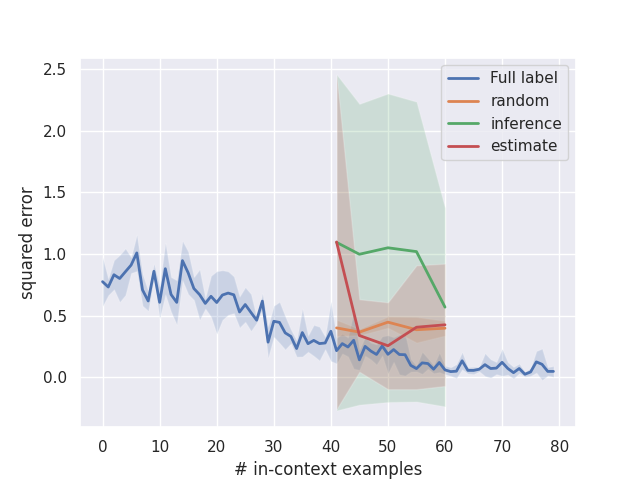

Write Python code to recreate this figure.
from collections import OrderedDict
import re
import os

import matplotlib.pyplot as plt
import pandas as pd
import seaborn as sns
import torch
from tqdm.notebook import tqdm
import numpy as np
import math

from eval import get_run_metrics, read_run_dir, get_model_from_run
from plot_utils import basic_plot, collect_results, relevant_model_names



sns.set_theme('notebook', 'darkgrid')
palette = sns.color_palette('colorblind')

run_dir = "../models"

from samplers import get_data_sampler
from tasks import get_task_sampler
#task = "linear_regression"
#task = "sparse_linear_regression"
task = "decision_tree"
#task = "relu_2nn_regression"

run_id = "pretrained"  # if you train more models, replace with the run_id from the table above

run_path = os.path.join(run_dir, task, run_id)
recompute_metrics = False
print(run_path)
if recompute_metrics:
    get_run_metrics(run_path)  # these are normally precomputed at the end of training

model, conf = get_model_from_run(run_path)

n_dims = conf.model.n_dims
#batch_size = conf.training.batch_size
batch_size = 40

data_sampler = get_data_sampler(conf.training.data, n_dims)
task_sampler = get_task_sampler(
    conf.training.task,
    n_dims,
    batch_size,
    **conf.training.task_kwargs
)

def predict_full_label(model, xs, ys, labels):
    with torch.no_grad():
        #pred = model.seq_inference(xs, ys)
        pred = model(xs, ys)
    #print(pred[0])
    metric = task.get_metric()
    loss = metric(pred, labels).cpu().numpy()

    return pred, loss.mean(axis=0)

def predict_unlabled_once(model, xs, ys, labels, n_labeled):
    with torch.no_grad():
        #pred = model.seq_inference(xs, ys)
        pred = model(xs, ys)
    #print(pred[0])
    metric = task.get_metric()
    loss = metric(pred, labels).cpu().numpy()
    loss_labeled = loss[:, :n_labeled]
    loss_unlabeled = loss[:, n_labeled:]

    return pred, loss.mean(axis=0), loss_labeled.mean(axis=0), loss_unlabeled.mean(axis=0)

def predict_unlabled_iteration(model, xs, ys, labels, n_labeled, n_unlabeled, n_iter, ratio=1):
    #ratio = math.ceil((n_labeled + n_unlabeled) // n_unlabeled)
    #ratio = 2
    # find the most similar unlabeled data
    for b in range(xs.shape[0]):
        for i in range(n_unlabeled):
            l2_dist = torch.norm(xs[b, :] - xs[b, n_labeled+i].unsqueeze(0), dim=1)
            best_match = torch.argmin(l2_dist)
            #ys[b, n_labeled+i] = ys[b, best_match]


    print(f"ratio: {ratio}")
    loss_unlabeled_list = []
    for i in range(n_iter):
        with torch.no_grad():
            #pred = model.seq_inference(xs, ys)
            pred = model(xs, ys)
        #print(pred[0])
        metric = task.get_metric()
        loss = metric(pred, labels).cpu().numpy()
        loss_labeled = loss[:, :n_labeled]
        loss_unlabeled = loss[:, n_labeled:]
        #print(loss.shape)
        #print(loss_unlabeled.shape)
        loss_unlabeled_list.append(loss_unlabeled)
        
        #print(loss_unlabeled.mean())

        # update ys by random choice
        ys[:, n_labeled:] = pred[:, n_labeled:]
        
        index = np.random.choice(n_unlabeled, n_unlabeled//ratio, replace=False)
        print(f"iter {i}: labeled loss {loss_labeled.mean()}, unlabeled loss {loss_unlabeled.mean()}, mask {index}")
        if len(loss_unlabeled_list) > 1 and np.abs(loss_unlabeled_list[-1].mean() - loss_unlabeled_list[-2].mean()) < 1e-3:
            break
        #print(index)
        #print(ys[:, n_labeled:].shape)
        #print(ys[:, n_labeled:][index+ n_labeled].shape)
        for j in range(n_unlabeled):
            if j not in index:
                ys[:, n_labeled+j] = torch.zeros_like(ys[:, n_labeled+j])
        #print(ys[0, n_labeled:])
    
    return pred, loss.mean(axis=0), loss_labeled.mean(axis=0), loss_unlabeled.mean(axis=0)

def predict_unlabled_stepbysetp(model, xs, ys, labels, n_labeled, n_unlabeled):
    for i in range(n_unlabeled):
        with torch.no_grad():
            #pred = model.seq_inference(xs, ys)
            pred = model(xs, ys)
        #print(pred[0])
        metric = task.get_metric()
        loss = metric(pred, labels).cpu().numpy()
        loss_labeled = loss[:, :n_labeled]
        loss_unlabeled = loss[:, n_labeled:]
        #print(loss.shape)
        #print(loss_unlabeled.shape)
        #print(loss_unlabeled.mean())

        # update ys by random choice
        ys[:, n_labeled+i] = pred[:, n_labeled+i]
        print(f"iter {i}: labeled loss {loss_labeled.mean()}, unlabeled loss {loss_unlabeled.mean()}")

    return pred, loss.mean(axis=0), loss_labeled.mean(axis=0), loss_unlabeled.mean(axis=0)

import torch.nn.functional as F
import copy
from datetime import datetime

device = 'cuda:0'
model = model.to(device)

model.eval()
use_checkpoint = True
if not use_checkpoint:
    n_total = 5
    n_labeled = 2
    n_dims = 2
    b_size = 3
else:
    n_total = 80
    n_labeled = 40
    n_dims = conf.model.n_dims
    #b_size = conf.training.batch_size
    b_size = batch_size
ratio = n_total // n_labeled

n_unlabeled = n_total - n_labeled
runs = 1
loss_full_label_list = []
loss_random_list = []
loss_beta_list = []
loss_loss_list = []
loss_contrastive_list = []
loss_fs_inference_list = []
loss_fs_estimate_list = []

same_distribution = True

noise = 1
add_set_size = 5

def distance_score(model, seq, sample_list, new_sample):
    n = len(sample_list)
    #print(sample_list[0].x.shape)
    #print(sample_list[0])
    # concat sample_list to seq
    sub_seq_list = []
    for i in range(n):
        sub_seq = copy.deepcopy(seq)
        sub_seq.add_query(sample_list[i])
        sub_seq.get_input()
        sub_seq_list.append(sub_seq)

    xs, ys = sequence_to_tensor(sub_seq_list)
    new_seq = copy.deepcopy(seq)
    new_seq.add_query(new_sample)
    new_seq.get_input()
    new_xs, new_ys = sequence_to_tensor([new_seq])

    with torch.no_grad():
        embedding = model.encoder(xs, ys)
        new_embedding = model.encoder(new_xs, new_ys)
    #print(embedding.mean(dim=0).shape)
    #print(new_embedding[0].shape)
    score = torch.norm(embedding.mean(dim=0) - new_embedding[0])
    score = 1 / score
    return score

def x_distance_score(model, sample_list, new_sample):
    n = len(sample_list)
    xs = torch.stack([s.x for s in sample_list], dim=0)
    #print(xs.shape)
    #print(new_sample.x.shape)
    score = torch.norm(xs.mean(dim=0) - new_sample.x, dim=0)
    #score = 1/score
    return score

def contrastive_score(model, seq, n_labeled, sub_sample_list, new_sample):
    n_sub_prompt = n_labeled - 1
    sample_list = copy.deepcopy(sub_sample_list)
    sample_list.append(new_sample)
    n = len(sample_list)
    #print(sample_list[0].x.shape)
    #print(sample_list[0])
    # concat sample_list to seq
    sub_seq_list = []
    for i in range(n):
        sub_seq = copy.deepcopy(seq)
        # becausre sample_list contains the last sample
        sub_seq.del_sample()
        sub_seq.add_query(sample_list[i])
        sub_seq.get_input()
        sub_seq_list.append(sub_seq)

    xs, ys = sequence_to_tensor(sub_seq_list)

    with torch.no_grad():
        embedding = model.encoder(xs, ys)[:, 0::2, :]
    #print(embedding.shape)
    sample_embs = F.normalize(embedding[:, -1, :], dim=-1)
    #print(sample_embs.shape)

    pos_index = [[] for _ in range(n)]
    for i in range(n):
        for j in range(n):
            if i == j:
                continue
            if sample_list[i].c == sample_list[j].c:
                pos_index[i].append(j)

    print(pos_index)

    tau = 1
    contrastive_loss_each_sample = []
    for i in range(n):
        item = 0.0
        neg_sim = torch.sum(torch.exp(sample_embs[i] @ sample_embs.T / tau))
        if len(pos_index[i]) > 0:
            #print(neg_sim.shape)
            for j in pos_index[i]:
                pos_sim = torch.exp(sample_embs[i] @ sample_embs[j].T / tau)
                item += -torch.log(pos_sim / neg_sim)
            item = item / len(pos_index[i])
            item = item.float().item()
        else:
            item = -torch.log(torch.tensor(1.0 / neg_sim))
            item = item.float().item()
        contrastive_loss_each_sample.append(item)
    print(contrastive_loss_each_sample)

    contrastive_loss = torch.mean(torch.tensor(contrastive_loss_each_sample))
    print("loss:", contrastive_loss)

    return contrastive_loss

def estimate_score(model, seq, n_labeled, all_sample_list, sub_sample_list, task):
    n_sub_prompt = n_labeled - 1
    n_val = 5
    n = len(all_sample_list)
    sub_seq_list = []
    start_time = datetime.now()
    var_seq = copy.deepcopy(seq)
    var_seq.get_input(query_range=n_val)
    xs, ys = sequence_to_tensor([var_seq])
    xs_variable = xs.clone()
    xs_variable.requires_grad = True

    pred = model(xs_variable, ys)
    metric = task.get_metric()
    loss = metric(pred, ys)

    #embeds_0 = model.embed(xs, ys)
    #print(embeds_0.requires_grad)

    grad = torch.autograd.grad(loss.mean(), xs_variable, allow_unused=True)
    #print("grad: ", len(grad))
    #print(xs_variable.shape)
    #print(grad[0].shape)
    delta_x = []
    for i in range(n):
        sub_seq = copy.deepcopy(seq)
        # becausre sample_list contains the last sample
        sub_seq.add_sample(all_sample_list[i])
        delta_x.append(sub_seq.prompt_x[-1] - sub_seq.prompt_x[-2])
        #sub_seq.get_input(query_index=-2)
        sub_seq.get_input(query_range=n_val)
        sub_seq_list.append(sub_seq)
    print(datetime.now() - start_time)
    start_time = datetime.now()
    xs, ys = sequence_to_tensor(sub_seq_list)

    #with torch.no_grad():
    #embeds = model.embed(xs, ys)
    
    #delta_embeds = embeds[:, -1] - embeds[:, -2]
    #delta_x = xs[:, -n_val-1] - xs[:, -n_val-2]
    delta_x = torch.stack(delta_x, dim=0)
    #print(delta_x.shape)
    #print(delta_x.shape)
    #print(grad[0].shape)
    pred = delta_x @ grad[0][0, -1, :].T
    #print(pred.shape)
    #print(a)
    #print(xs.shape)
    #print(pred.shape)
    #print(ys.shape)
    metric = task.get_metric()
    #print(pred[:, -1])
    loss = metric(pred, ys[:, -1])
    #print(loss.shape)
    
    score = loss

    print("model time", datetime.now() - start_time)
    #print(loss_sample)
    return score

def loss_score(model, seq, n_labeled, all_sample_list, sub_sample_list, task):
    n_sub_prompt = n_labeled - 1
    n_val = 5
    n = len(all_sample_list)
    sub_seq_list = []
    start_time = datetime.now()
    for i in range(n):
        sub_seq = copy.deepcopy(seq)
        # becausre sample_list contains the last sample
        
        #sub_seq.get_input(query_index=-2)
        #sub_seq.add_sample(all_sample_list[i])
        #sub_seq.get_input(query_range=n_val)
        sub_seq.get_input(query_sample=all_sample_list[i])
        sub_seq_list.append(sub_seq)
    print(datetime.now() - start_time)
    start_time = datetime.now()
    xs, ys = sequence_to_tensor(sub_seq_list)
    with torch.no_grad():
        pred = model(xs, ys)
    metric = task.get_metric()
    loss = metric(pred, ys)
    loss_val = loss[:, -n_val:].mean(-1)
    #score = loss[:, -1]
    score = loss_val
    print("model time", datetime.now() - start_time)
    #print(loss_sample)
    return score

def contrastive_select(model, xs, ys, beta, sample_list, b_size, n_labeled, set_size_list):
    n_points = xs.shape[1] - 1
    n = len(sample_list)
    print(n)
    pos_index = torch.zeros(n, n)
    seq_list = []
    for i in range(xs.shape[0]):
        seq_list.append(Input_sequence(xs[i], ys[i], n_labeled, beta[i], i))

    # init select index for query in each sequence
    loss_list = []
    for set_size in set_size_list:
        for i in range(b_size):
            # use the first sample as the initilization
            first_index = i * n_points
            init_index = np.arange(i*n_points, i*n_points+n_labeled)
            #sub_sample_list  = [sample_list[j] for j in init_index]
            sub_sample_list = [sample_list[init_index[-1]]]
            #sub_sample_list.append(sample_list[first_index])
            # traverse all the samples except the first one
            #sub_sample_index = init_index.tolist()
            sub_sample_index = [init_index[-1]]
            #sub_sample_index.append(first_index)
            score = torch.zeros(n)
            #score[first_index] = 1e9
            for _ in init_index:
                score[_] = 1e9
            for k in range(set_size):
                for j in range(n):
                    if j in sub_sample_index:
                        continue
                    # compute the contrastive score for each sample
                    #score[j] = distance_score(model, seq_list[i], sub_sample_list, sample_list[j])
                    #score[j] = x_distance_score(model, sub_sample_list, sample_list[j])
                    #score[j] = contrastive_score(model, seq_list[i], n_labeled, sub_sample_list, sample_list[j])
                    score[j] = loss_score(model, seq_list[i], n_labeled, sub_sample_list, sample_list[j], task)
                select_index = torch.argmin(score)
                sub_sample_index.append(select_index)
                sub_sample_list.append(sample_list[select_index])
                seq_list[i].add_sample(sample_list[select_index])
                score[select_index] = 1e9
            print(sub_sample_index)
            # get prompt
            seq_list[i].get_input()
        # get the input tensor
        xs, ys = sequence_to_tensor(seq_list)
        with torch.no_grad():
            pred = model(xs, ys)
        metric = task.get_metric()
        loss = metric(pred, ys).numpy()
        loss_query = loss.mean(axis=0)[-1]
        #print(loss_query)
        loss_list.append(loss_query)

    return loss_list

def fs_inference_select(model, xs, ys, sample_list, b_size, n_labeled, set_size_list):
    n_points = xs.shape[1] - 1
    n = len(sample_list)
    print(n)
    pos_index = torch.zeros(n, n)
    

    # init select index for query in each sequence
    loss_list = []
    max_points = np.max(set_size_list)
    sub_sample_list = [[] for _ in range(b_size)]
    sub_sample_index = [[] for _ in range(b_size)]
    task_index = range(1)
    seq_list = []
    for i in task_index:
        seq_list.append(Input_sequence(xs[i], ys[i], n_labeled, i))
    for k in range(1, max_points+1):
        for i in task_index:
            
            same_label_index = [i * n_points + j for j in range(n_points)]

            score = loss_score(model, seq_list[i], n_labeled, sample_list, sub_sample_list[i], task)
            #score = estimate_score(model, seq_list[i], n_labeled, sample_list, sub_sample_list[i], task)

            select_index = torch.argmin(score)
            sub_sample_index[i].append(select_index)
            sub_sample_list[i].append(sample_list[select_index])
            seq_list[i].add_sample(sample_list[select_index])
            score[select_index] = 1e9
            print(sub_sample_index[i])
            if k in set_size_list:
                seq_list[i].get_input()
        if k in set_size_list:
            # get the input tensor
            xs, ys = sequence_to_tensor(seq_list)
            with torch.no_grad():
                pred = model(xs, ys)
            metric = task.get_metric()
            loss = metric(pred, ys).cpu().numpy()
            loss_query = loss.mean(axis=0)[-1]
            #print(loss_query)
            loss_list.append(loss_query)

    return loss_list

def fs_estimate_select(model, xs, ys, beta, sample_list, b_size, n_labeled, set_size_list):
    n_points = xs.shape[1] - 1
    n = len(sample_list)
    print(n)
    pos_index = torch.zeros(n, n)
    seq_list = []
    for i in range(xs.shape[0]):
        seq_list.append(Input_sequence(xs[i], ys[i], n_labeled, beta[i], i))

    # init select index for query in each sequence
    loss_list = []
    max_points = np.max(set_size_list)
    sub_sample_list = [[] for _ in range(b_size)]
    sub_sample_index = [[] for _ in range(b_size)]
    for k in range(1, max_points+1):
        for i in range(b_size):
            
            same_label_index = [i * n_points + j for j in range(n_points)]

            #score = loss_score(model, seq_list[i], n_labeled, sample_list, sub_sample_list[i], task)
            score = estimate_score(model, seq_list[i], n_labeled, sample_list, sub_sample_list[i], task)

            select_index = torch.argmin(score)
            sub_sample_index[i].append(select_index)
            sub_sample_list[i].append(sample_list[select_index])
            seq_list[i].add_sample(sample_list[select_index])
            score[select_index] = 1e9
            print(sub_sample_index[i])
            if k in set_size_list:
                seq_list[i].get_input()
        if k in set_size_list:
            # get the input tensor
            xs, ys = sequence_to_tensor(seq_list)
            with torch.no_grad():
                pred = model(xs, ys)
            metric = task.get_metric()
            loss = metric(pred, ys).cpu().numpy()
            loss_query = loss.mean(axis=0)[-1]
            #print(loss_query)
            loss_list.append(loss_query)

    return loss_list

def fs_select(model, xs, ys, sample_list, b_size, n_labeled, set_size_list, use_approx=True):
    n_points = xs.shape[1] - 1
    n = len(sample_list)
    print(n)
    pos_index = torch.zeros(n, n)
    

    # init select index for query in each sequence
    loss_list = []
    loss_list_infer = []
    max_points = np.max(set_size_list)
    sub_sample_list = [[] for _ in range(b_size)]
    sub_sample_index = [[] for _ in range(b_size)]
    sub_sample_list_infer = [[] for _ in range(b_size)]
    sub_sample_index_infer = [[] for _ in range(b_size)]
    select_index = 0
    task_index = range(1)
    seq_list = []
    for i in task_index:
        seq_list.append(Input_sequence(xs[i], ys[i], n_labeled, i))
    for k in range(1, max_points+1):
        for i in task_index:
            sub_seq_list = []
            n_val = 5
            i_seq = copy.deepcopy(seq_list[i])
            i_seq.get_input(last_prompt=True)
            #sub_seq.get_input(query_range=n_val)
            xs, ys = sequence_to_tensor([i_seq])
            pred_0, embeds_0 = model.forward_with_embeds(xs, ys)
            grad = torch.autograd.grad(pred_0[0, -1], embeds_0, retain_graph=True, create_graph=True)[0]
            grad = grad[:, 0::2, :]
            grad_0 = grad[:, -1, :]
            embeds_0 = embeds_0[:, 0::2, :]

            metric = task.get_metric()

            delta_x = []
            for j in range(n):
                if j in sub_sample_index[i]:
                    continue
                sub_seq = copy.deepcopy(seq_list[i])

                sub_seq.add_sample(sample_list[j])
                sub_seq.get_input(last_prompt=True)

                sub_seq_list.append(sub_seq)

            sub_xs, sub_ys = sequence_to_tensor(sub_seq_list)
            embeds = model.embed_x(sub_xs)
            delta_embeds = embeds[:, -1, :] - embeds[:, -2, :]

            delta_term = torch.sum(grad_0 * delta_embeds, dim=1, keepdim=True)

            approx_pred = delta_term + pred_0[0, -1]

            xs, ys = sequence_to_tensor(sub_seq_list)
            with torch.no_grad():
                pred = model(xs, ys)

            metric = task.get_metric()
            loss_infer = metric(pred, ys)
            loss_approx = metric(approx_pred, ys)

            if use_approx:
                score = loss_approx[:, -1]
            else:
                score = loss_infer[:, -1]

            #score = score_infer
            select_index = torch.argmin(score)
            sub_sample_index[i].append(select_index)
            sub_sample_list[i].append(sample_list[select_index])
            seq_list[i].add_sample(sample_list[select_index])

            print(sub_sample_index[i])
            if k in set_size_list:
                seq_list[i].get_input()
        if k in set_size_list:
            # get the input tensor
            xs, ys = sequence_to_tensor(seq_list)
            with torch.no_grad():
                pred = model(xs, ys)
            metric = task.get_metric()
            loss = metric(pred, ys).cpu().numpy()
            loss_query = loss.mean(axis=0)[-1]
            #print(loss_query)
            loss_list.append(loss_query)

    return loss_list

def fs_select2(model, xs, ys, beta, sample_list, b_size, n_labeled, set_size_list):
    n_points = xs.shape[1] - 1
    n = len(sample_list)
    print(n)
    pos_index = torch.zeros(n, n)
    seq_list = []
    for i in range(xs.shape[0]):
        seq_list.append(Input_sequence(xs[i], ys[i], n_labeled, beta[i], i))

    # init select index for query in each sequence
    loss_list = []
    loss_list_infer = []
    max_points = np.max(set_size_list)
    sub_sample_list = [[] for _ in range(b_size)]
    sub_sample_index = [[] for _ in range(b_size)]
    sub_sample_list_infer = [[] for _ in range(b_size)]
    sub_sample_index_infer = [[] for _ in range(b_size)]
    for k in range(1, max_points+1):
        for i in range(b_size):
            sub_seq_list = []
            n_val = 3
            i_seq = copy.deepcopy(seq_list[i])
            #i_seq.get_input(last_prompt=True)
            
            i_seq.get_input(query_range=n_val)
            xs, ys = sequence_to_tensor([i_seq])
            pred_0, embeds_0 = model.forward_with_embeds(xs, ys)
            print(pred_0[0, -n_val-1])
            grad = torch.autograd.grad(pred_0[0, -n_val:].mean(dim=-1), embeds_0, retain_graph=True, create_graph=True)[0]
            grad = grad[:, 0::2, :]
            grad_0 = grad[:, :, :]
            print(grad_0)
            embeds_0 = embeds_0[:, 0::2, :]


            metric = task.get_metric()

            delta_x = []
            for j in range(n):
                sub_seq = copy.deepcopy(seq_list[i])
                # becausre sample_list contains the last sample
                #delta_x.append(sample_list[j].x - sub_seq.prompt_x[-1])
                sub_seq.add_sample(sample_list[j])
                #sub_seq.get_input(last_prompt=True)
                #sub_seq.get_input(query_index=-2)
                sub_seq.get_input(query_range=n_val)
                #sub_seq.get_input(query_sample=sample_list[j])
                sub_seq_list.append(sub_seq)
            #delta_x = torch.stack(delta_x, dim=0)
            #delta_y = torch.zeros(delta_x.shape[0], delta_x.shape[-1]).to(device)
            #print(delta_x.shape)
            #print(delta_y.shape)
            sub_xs, sub_ys = sequence_to_tensor(sub_seq_list)
            embeds = model.embed_x(sub_xs)
            delta_embeds = embeds[:, -n_val-1, :] - embeds[:, -n_val-2, :]
            print(delta_embeds.shape)
            print(grad_0.shape)
            #print(embeds_0)
            #print(embeds[:, -2, :])
            #delta_term = torch.sum(grad_0 * delta_embeds, dim=1, keepdim=True)

            delta_term = delta_embeds @ grad_0[0, :, :].T
            print(delta_term.shape)
            print(pred_0.shape)
            #print(delta_embeds_real)
            #print(delta_embeds)
            #approx_pred = delta_term + pred_0[0, -1]
            approx_pred = pred_0
            #approx_pred[:, -n_val:] = approx_pred.expand(delta_term.shape[0], delta_term.shape[1])[:, -n_val:] + delta_term[:, -n_val:]
            approx_pred = approx_pred + delta_term
            #approx_pred = (delta_term + pred_0)
            print(delta_term)
            print('---------pred 0', pred_0[0, -n_val:])
            print(approx_pred.shape)
            #print("x0 pred", pred_0[0, -1])
            #print("delta ", delta_term)
            #print("approx pred", approx_pred)

            
            xs, ys = sequence_to_tensor(sub_seq_list)
            with torch.no_grad():
                pred = model(xs, ys)
            print('---------real pred', pred[:5, -n_val:])
            print('---------approx pred', approx_pred[:5, -n_val:])
            metric = task.get_metric()
            loss_infer = metric(pred, ys)
            loss_approx = metric(approx_pred, ys)
            print(loss_infer[:5, -1])
            print(loss_approx[:5, -1])            
            score = loss_infer[:, -1]

            #score = score_infer
            select_index = torch.argmin(score)
            sub_sample_index[i].append(select_index)
            sub_sample_list[i].append(sample_list[select_index])
            seq_list[i].add_sample(sample_list[select_index])
            #print(a)
            print(sub_sample_index[i])
            if k in set_size_list:
                seq_list[i].get_input()
        if k in set_size_list:
            # get the input tensor
            xs, ys = sequence_to_tensor(seq_list)
            with torch.no_grad():
                pred = model(xs, ys)
            metric = task.get_metric()
            loss = metric(pred, ys).cpu().numpy()
            loss_query = loss.mean(axis=0)[-1]
            #print(loss_query)
            loss_list.append(loss_query)

    return loss_list


def loss_select(model, xs, ys, beta, sample_list, b_size, n_labeled, set_size_list):
    loss_list = []
    metric = task.get_metric()
    seq_list = []
    for i in range(b_size):
        seq_list.append(Input_sequence(xs[i], ys[i], n_labeled, beta[i], i))
    
    for set_size in set_size_list:
        
        for temp_set_size in range(set_size):
            for outer_i in range(b_size):
                min_j = outer_i
                min_loss = 1e9
                for inner_j in range(b_size):
                    if outer_i != inner_j:
                        temp_seq = seq_list[outer_i]
                        temp_seq.add_sample(sample_list[inner_j * n_total + temp_set_size])
                        temp_seq.get_input()
                        temp_xs = temp_seq.input_x.unsqueeze(0)
                        temp_ys = temp_seq.input_y.unsqueeze(0)
                        with torch.no_grad():
                            #pred = model.seq_inference(xs, ys)
                            pred = model(temp_xs, temp_ys)
                        #print(pred[0])
                        
                        loss = metric(pred, temp_ys).numpy()
                        loss_query = loss.mean(axis=0)[-1]
                        print(f"loss for {outer_i} {inner_j}: {loss_query}")
                        if loss_query < min_loss:
                            min_loss = loss_query
                            min_j = inner_j
                        temp_seq.del_sample()
                print(f"min j for {outer_i}: {min_j}, {min_loss}")
                seq_list[outer_i].add_sample(sample_list[min_j * n_total + temp_set_size])
        for seq in seq_list:
            print(seq.get_prompt_length())
            seq.get_input(query_index=-2)

        xs, ys = sequence_to_tensor(seq_list)
        with torch.no_grad():
            #pred = model.seq_inference(xs, ys)
            pred = model(xs, ys)
        #print(pred[0])
        
        loss = metric(pred, ys).numpy()
        loss_query = loss.mean(axis=0)[-1]
        #print(loss_query)
        print(seq_list[0].get_prompt_length())
        loss_list.append(loss_query)

    return loss_list

def beta_select(model, xs, ys, beta, sample_list, n_labeled, set_size_list):
    n_total = xs.shape[1]-1
    loss_list = []
    # find nearest beta
    beta_distance = torch.cdist(beta.view(b_size, n_dims), beta.view(b_size, n_dims))
    beta_distance = beta_distance + torch.eye(beta.shape[0], device=beta.device) * 1e9
    #print(torch.min(beta_distance, dim=1))
    nearest_beta = torch.argmin(beta_distance, dim=1)
    #print(nearest_beta)
    for set_size in set_size_list:
        seq_list = []
        for i in range(xs.shape[0]):
            seq_list.append(Input_sequence(xs[i], ys[i], n_labeled, beta[i], i))
        # select prompt samples
        # get random samples
        for i in range(xs.shape[0]):
            for j in range(set_size):
                select_index = nearest_beta[i] * n_total + j + n_labeled
                seq_list[i].add_sample(sample_list[select_index])

        #print(seq_list)
        # get least loss samples
        for seq in seq_list:
            seq.get_input()
        #seq_list[0].add_sample(sample_list[2])
        #print(seq_list[0])

        xs, ys = sequence_to_tensor(seq_list)
        #print(xs.shape)

        
        with torch.no_grad():
            #pred = model.seq_inference(xs, ys)
            pred = model(xs, ys)
        #print(pred[0])
        metric = task.get_metric()
        loss = metric(pred, ys).cpu().numpy()
        loss_query = loss.mean(axis=0)[-1]
        #print(loss_query)
        print(seq_list[0].get_prompt_length())
        loss_list.append(loss_query)
    
    return loss_list

def random_select(model, xs, ys, sample_list, n_labeled, set_size_list):
    loss_list = []
    for set_size in set_size_list:
        seq_list = []
        for i in range(xs.shape[0]):
            seq_list.append(Input_sequence(xs[i], ys[i], n_labeled, i))
        # select prompt samples
        # get random samples
        for i in range(xs.shape[0]):
            for j in range(set_size):
                select_index = torch.randint(0, len(sample_list), (1,))
                #select_index = i * n_total + j + n_labeled
                #select_index = nearest_beta[i] * n_total + j + n_labeled
                #print(select_index)
                seq_list[i].add_sample(sample_list[select_index])

        #print(seq_list)
        # get least loss samples
        for seq in seq_list:
            seq.get_input()
        #seq_list[0].add_sample(sample_list[2])
        #print(seq_list[0])

        xs, ys = sequence_to_tensor(seq_list)
        #print(xs.shape)

        
        with torch.no_grad():
            #pred = model.seq_inference(xs, ys)
            pred = model(xs, ys)
        #print(pred[0])
        metric = task.get_metric()
        loss = metric(pred, ys).cpu().numpy()
        loss_query = loss.mean(axis=0)[-1]
        #print(loss_query)
        print(seq_list[0].get_prompt_length())
        loss_list.append(loss_query)
    
    return loss_list


class Sample():
    def __init__(self, x, y, c):
        self.x = x
        self.y = y
        self.c = c
    
    def __repr__(self):
        return f"x: {self.x}, y: {self.y}, c: {self.c}\n"

class Input_sequence():
    def __init__(self, xs, ys, length, c):
        self.xs = xs
        self.ys = ys
        self.prompt_x = xs[:length]
        self.prompt_y = ys[:length]
        self.query_x = xs[-1]
        self.query_y = ys[-1]
        self.c = c
    
    def add_sample(self, sample):
        self.prompt_x = torch.cat([self.prompt_x, sample.x.unsqueeze(0)], dim=0)
        self.prompt_y = torch.cat([self.prompt_y, sample.y.unsqueeze(0)], dim=0)
    
    def del_sample(self):
        self.prompt_x = self.prompt_x[:-1]
        self.prompt_y = self.prompt_y[:-1]

    def add_xy(self, x, y):
        self.prompt_x = torch.cat([self.prompt_x, x.unsqueeze(0)], dim=0)
        self.prompt_y = torch.cat([self.prompt_y, y.unsqueeze(0)], dim=0)
    
    def add_query(self, sample):
        self.query_x = sample.x
        self.query_y = sample.y
    
    def get_input(self, query_index=-1, query_range=0, query_sample=None, last_prompt=False):
        if last_prompt:
            self.input_x = self.prompt_x
            self.input_y = self.prompt_y
        elif query_sample is not None:
            self.input_x = torch.cat([self.prompt_x, query_sample.x.unsqueeze(0)], dim=0)
            self.input_y = torch.cat([self.prompt_y, query_sample.y.unsqueeze(0)], dim=0)
        elif query_range > 0:
            self.input_x = torch.cat([self.prompt_x, self.xs[-query_range-1:-1]], dim=0)
            self.input_y = torch.cat([self.prompt_y, self.ys[-query_range-1:-1]], dim=0)
        elif query_index == -1:
            self.input_x = torch.cat([self.prompt_x, self.query_x.unsqueeze(0)], dim=0)
            self.input_y = torch.cat([self.prompt_y, self.query_y.unsqueeze(0)], dim=0)
        else:
            self.input_x = torch.cat([self.prompt_x, self.xs[query_index].unsqueeze(0)], dim=0)
            self.input_y = torch.cat([self.prompt_y, self.ys[query_index].unsqueeze(0)], dim=0)
        return self.input_x, self.input_y
    
    def pad(self):
        self.prompt_x = torch.cat([self.prompt_x, self.prompt_x[-1].unsqueeze(0)], dim=0)
        self.prompt_y = torch.cat([self.prompt_y, self.prompt_y[-1].unsqueeze(0)], dim=0)
    
    def get_prompt_length(self):
        return self.prompt_x.shape[0]
    
    def __repr__(self):
        return f"prompt_x: {self.prompt_x}, prompt_y: {self.prompt_y}, query_x: {self.query_x}, query_y: {self.query_y}\n"

def sequence_to_tensor(seq_list):
    xs = torch.stack([s.input_x for s in seq_list], dim=0)
    ys = torch.stack([s.input_y for s in seq_list], dim=0)
    return xs, ys


def generate_synthetic_data(num_sequences=100, n_points=10, x_dim=8, diff_diftribution=False, alpha=0.9):
    xs_b = torch.randn(num_sequences, n_points, x_dim)
    # same mean for all points
    if diff_diftribution:
        for i in range(xs_b.shape[0]):
            mean_vectors = torch.randn(1, x_dim)
            for j in range(xs_b.shape[1]):
                xs_b[i, j, :] = ((1-alpha) * xs_b[i, j, :] + alpha * mean_vectors)
    #print(xs_b[0])
    return xs_b

def generate_orthogonal_matrix(n, m):
    if n > m:
        raise ValueError("The number of rows (n) should not be greater than the number of columns (m) for an orthogonal set.")
    
    # Generate a random matrix
    A = torch.randn(n, m)
    
    # Apply Gram-Schmidt process
    Q, _ = torch.linalg.qr(A.T)  # QR decomposition on the transpose
    return Q.T  # Transpose back to get row-wise orthogonality

runs = 3
for run in range(runs):
    task = task_sampler()
    xs = data_sampler.sample_xs(b_size=batch_size, n_points=n_total)
    xs = xs.to(device)
    ys = task.evaluate(xs)
    ys = ys.to(device)
    #print(ys.shape)
    labels = ys.clone()
    #ys[:, n_labeled:] = torch.zeros_like(ys[:, n_labeled:])
    #print(labels[0])
    #print(ys[0])
    with torch.no_grad():
        embedding = model.encoder(xs, ys)
    print(embedding.shape)

    # split sequences
    sample_list = []
    for i in range(xs.shape[0]):
        # -1 for remaining the last sample as query
        for j in range(xs.shape[1]-1):
            s = Sample(xs[i, j], ys[i, j], i)
            sample_list.append(s)
    
    #print(sample_list)

    set_size_list = [1,5,10,15,20]
    #print(xs)
    #print(ys)
    pred_full_label, loss_full_label = predict_full_label(model, xs, ys=labels, labels=labels)
    loss_full_label_list.append(loss_full_label)
    
    
    loss_fs_estimate = fs_select(model, xs, ys, sample_list, b_size, n_labeled, set_size_list, use_approx=True)
    #loss_fs_estimate = fs_select_debug3(model, xs, ys, beta, sample_list, b_size, n_labeled, set_size_list)
    print(loss_fs_estimate)
    loss_fs_estimate_list.append(loss_fs_estimate)

    #loss_fs_inference = fs_inference_select(model, xs, ys, sample_list, b_size, n_labeled, set_size_list)
    loss_fs_inference = fs_select(model, xs, ys, sample_list, b_size, n_labeled, set_size_list, use_approx=False)
    print(loss_fs_inference)
    loss_fs_inference_list.append(loss_fs_inference)
    
    loss_random = random_select(model, xs, ys, sample_list, n_labeled, set_size_list)
    print(loss_random)
    loss_random_list.append(loss_random)

    #loss_beta = beta_select(model, xs, ys, beta, sample_list, n_labeled, set_size_list)
    #print(loss_beta)
    #loss_beta_list.append(loss_beta)



x = np.arange(n_total)
plt.plot(x, np.mean(loss_full_label_list, axis=0), lw=2, label="Full label")
plt.fill_between(x, np.mean(loss_full_label_list, axis=0)-np.std(loss_full_label_list, axis=0), np.mean(loss_full_label_list, axis=0)+np.std(loss_full_label_list, axis=0), alpha=0.2)

x = []
for i in set_size_list:
    x.append(n_labeled + i)
x = np.array(x)
print(x)

#plt.plot(x, np.mean(loss_loss_list, axis=0), lw=2, label="loss")
#plt.fill_between(x, np.mean(loss_loss_list, axis=0)-np.std(loss_loss_list, axis=0), np.mean(loss_loss_list, axis=0)+np.std(loss_loss_list, axis=0), alpha=0.2)

plt.plot(x, np.mean(loss_random_list, axis=0), lw=2, label="random")
plt.fill_between(x, np.mean(loss_random_list, axis=0)-np.std(loss_random_list, axis=0), np.mean(loss_random_list, axis=0)+np.std(loss_random_list, axis=0), alpha=0.2)


plt.plot(x, np.mean(loss_fs_inference_list, axis=0), lw=2, label="inference")
plt.fill_between(x, np.mean(loss_fs_inference_list, axis=0)-np.std(loss_fs_inference_list, axis=0), np.mean(loss_fs_inference_list, axis=0)+np.std(loss_fs_inference_list, axis=0), alpha=0.2)
plt.plot(x, np.mean(loss_fs_estimate_list, axis=0), lw=2, label="estimate")
plt.fill_between(x, np.mean(loss_fs_estimate_list, axis=0)-np.std(loss_fs_estimate_list, axis=0), np.mean(loss_fs_estimate_list, axis=0)+np.std(loss_fs_estimate_list, axis=0), alpha=0.2)


np.savez("./results/decision_tree.npz", x=x, loss_full_label_list=loss_full_label_list, loss_fs_estimate_list=loss_fs_estimate_list, loss_fs_inference_list=loss_fs_inference_list, loss_random_list=loss_random_list)

#plt.plot(loss_full_label, lw=2, label="Full label")
#plt.plot(loss_unlabeled_once, lw=2, label="Unlabeled once")
#plt.plot(loss_unlabeled_iter, lw=2, label="Unlabeled iter")
#plt.plot(loss_unlabeled_stepbystep, lw=2, label="Unlabeled step by step")
plt.xlabel("# in-context examples")
plt.ylabel("squared error")
plt.legend()
plt.savefig("decision_tree.png")